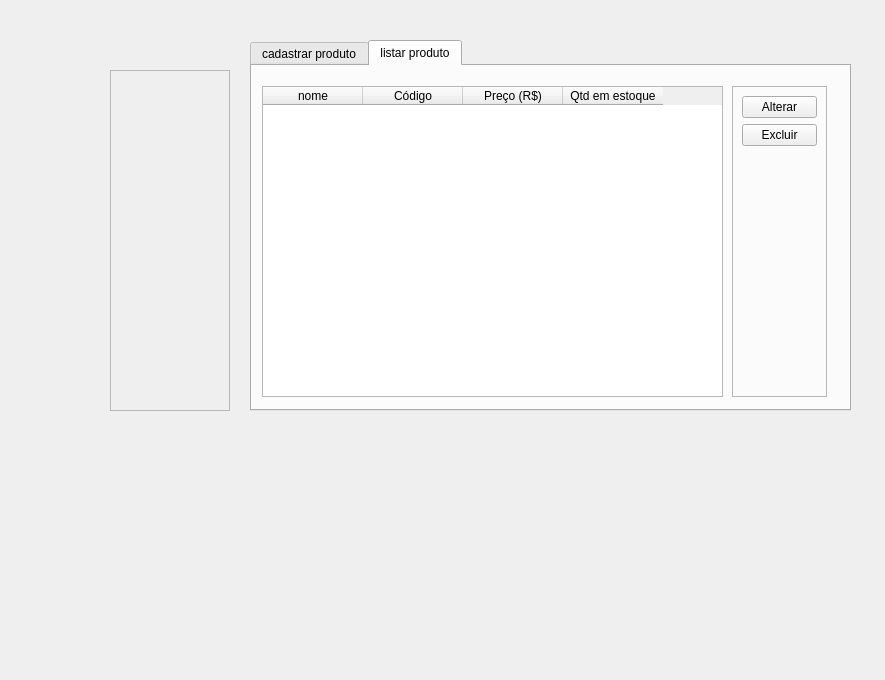
<?xml version="1.0" encoding="UTF-8"?>
<ui version="4.0">
 <class>Form</class>
 <widget class="QWidget" name="Form">
  <property name="geometry">
   <rect>
    <x>0</x>
    <y>0</y>
    <width>885</width>
    <height>680</height>
   </rect>
  </property>
  <property name="windowTitle">
   <string>Form</string>
  </property>
  <widget class="QWidget" name="widget" native="true">
   <property name="geometry">
    <rect>
     <x>10</x>
     <y>10</y>
     <width>861</width>
     <height>501</height>
    </rect>
   </property>
   <widget class="QTabWidget" name="tabWidget">
    <property name="geometry">
     <rect>
      <x>240</x>
      <y>30</y>
      <width>601</width>
      <height>371</height>
     </rect>
    </property>
    <property name="currentIndex">
     <number>1</number>
    </property>
    <widget class="QWidget" name="tab">
     <attribute name="title">
      <string>cadastrar produto</string>
     </attribute>
     <widget class="QFrame" name="frame">
      <property name="geometry">
       <rect>
        <x>10</x>
        <y>0</y>
        <width>561</width>
        <height>93</height>
       </rect>
      </property>
      <property name="frameShape">
       <enum>QFrame::Shape::StyledPanel</enum>
      </property>
      <property name="frameShadow">
       <enum>QFrame::Shadow::Raised</enum>
      </property>
      <layout class="QGridLayout" name="gridLayout">
       <item row="5" column="0">
        <widget class="QLineEdit" name="lineEdit_3">
         <property name="text">
          <string/>
         </property>
         <property name="placeholderText">
          <string>Quantidade em estoque</string>
         </property>
        </widget>
       </item>
       <item row="4" column="0">
        <widget class="QLineEdit" name="lineEdit">
         <property name="placeholderText">
          <string>Nome do produto</string>
         </property>
        </widget>
       </item>
       <item row="0" column="0">
        <widget class="QLabel" name="label">
         <property name="text">
          <string>Todos os campos são obrigatórios</string>
         </property>
        </widget>
       </item>
       <item row="5" column="1">
        <widget class="QLineEdit" name="lineEdit_2">
         <property name="text">
          <string/>
         </property>
         <property name="placeholderText">
          <string>Valor R$</string>
         </property>
        </widget>
       </item>
       <item row="4" column="1">
        <widget class="QLineEdit" name="lineEdit_4">
         <property name="placeholderText">
          <string>código de barras</string>
         </property>
        </widget>
       </item>
      </layout>
     </widget>
     <widget class="QPushButton" name="pushButton">
      <property name="geometry">
       <rect>
        <x>290</x>
        <y>90</y>
        <width>267</width>
        <height>21</height>
       </rect>
      </property>
      <property name="text">
       <string>Salvar</string>
      </property>
     </widget>
    </widget>
    <widget class="QWidget" name="tab_2">
     <attribute name="title">
      <string>listar produto</string>
     </attribute>
     <widget class="QTableWidget" name="tableWidget">
      <property name="geometry">
       <rect>
        <x>10</x>
        <y>20</y>
        <width>461</width>
        <height>311</height>
       </rect>
      </property>
      <column>
       <property name="text">
        <string>nome</string>
       </property>
      </column>
      <column>
       <property name="text">
        <string>Código</string>
       </property>
      </column>
      <column>
       <property name="text">
        <string>Preço (R$)</string>
       </property>
      </column>
      <column>
       <property name="text">
        <string>Qtd em estoque</string>
       </property>
      </column>
     </widget>
     <widget class="QFrame" name="frame_2">
      <property name="geometry">
       <rect>
        <x>480</x>
        <y>20</y>
        <width>95</width>
        <height>311</height>
       </rect>
      </property>
      <property name="frameShape">
       <enum>QFrame::Shape::StyledPanel</enum>
      </property>
      <property name="frameShadow">
       <enum>QFrame::Shadow::Raised</enum>
      </property>
      <layout class="QVBoxLayout" name="verticalLayout">
       <item>
        <widget class="QPushButton" name="pushButton_2">
         <property name="text">
          <string>Alterar</string>
         </property>
        </widget>
       </item>
       <item>
        <widget class="QPushButton" name="pushButton_3">
         <property name="text">
          <string>Excluir</string>
         </property>
        </widget>
       </item>
       <item>
        <spacer name="verticalSpacer">
         <property name="orientation">
          <enum>Qt::Orientation::Vertical</enum>
         </property>
         <property name="sizeHint" stdset="0">
          <size>
           <width>20</width>
           <height>40</height>
          </size>
         </property>
        </spacer>
       </item>
      </layout>
     </widget>
    </widget>
   </widget>
   <widget class="QFrame" name="frame_3">
    <property name="geometry">
     <rect>
      <x>100</x>
      <y>60</y>
      <width>120</width>
      <height>341</height>
     </rect>
    </property>
    <property name="frameShape">
     <enum>QFrame::Shape::StyledPanel</enum>
    </property>
    <property name="frameShadow">
     <enum>QFrame::Shadow::Raised</enum>
    </property>
   </widget>
  </widget>
 </widget>
 <resources/>
 <connections/>
</ui>
